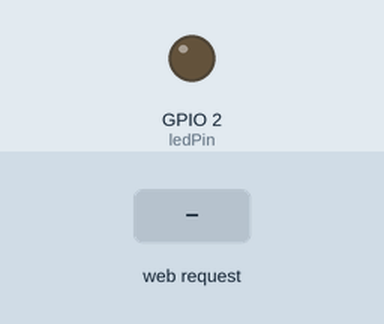
A program run on a simulated ESP32. Parts: output pins drawn as LEDs (lit = HIGH). The test bench sets the inputs (shaded band). WiFi joins after 1.5 s; servers stay silent unless stated; storage starts empty; what the program prints to the serial monitor is not drawn.

Above: at 3.2 s.
3.3 s: HTTP request GET /on received
At 4.4 s:
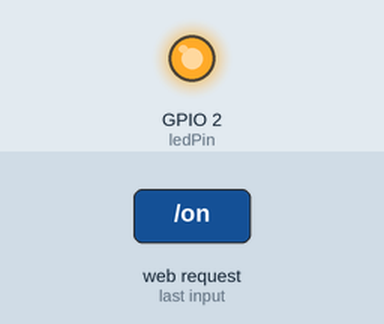
4.8 s: HTTP request GET /off received
At 5.6 s:
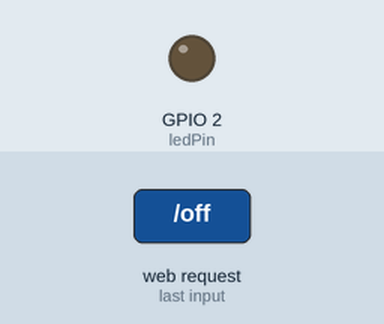
Timing chart, 0 to 7.8 s (numbered marks = the images above; inputs shaded):
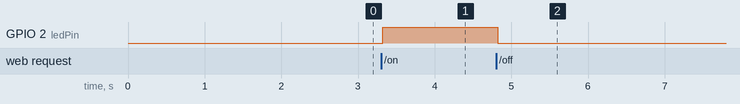

The program:

main.cpp
```cpp
#include <Arduino.h>
#include <ESPAsyncWebServer.h>
#include <SPIFFS.h>

// const char *ssid = "Nom du réseau";
// const char *password = "Mot de passe";

const char *ssid = "BTS_CIEL";
const char *password = "ERIR1234";

// Set LED GPIO
const int ledPin = 2;
// Stores LED state
String ledState;
// Create AsyncWebServer object on port 80
AsyncWebServer server(80);
// Replaces placeholder with LED state value
String processor(const String &var)
{
    Serial.println(var);
    if (var == "STATE")
    {
        if (digitalRead(2))
        {
            ledState = "MARCHE";
        }
        else
        {
            ledState = "ARRET";
        }
        Serial.print(ledState);
        return ledState;
    }
    return String();
}
void setup()
{
    // Serial port for debugging purposes
    Serial.begin(9600);
    pinMode(2, OUTPUT);
    // Initialize SPIFFS
    if (!SPIFFS.begin(true))
    {
        Serial.println("An Error has occurred while mounting SPIFFS");
        return;
    }
    // Connect to Wi-Fi
    WiFi.begin(ssid, password);
    while (WiFi.status() != WL_CONNECTED)
    {
        delay(1000);
        Serial.println("Connecting to WiFi..");
    }
    // Print ESP32 Local IP Address
    Serial.println(WiFi.localIP());
    // Route for root / web page
    server.on("/", HTTP_GET, [](AsyncWebServerRequest *request)
              { request->send(SPIFFS, "/index.html", String(), false, processor); });
    // Route to load style.css file
    server.on("/style.css", HTTP_GET, [](AsyncWebServerRequest *request)
              { request->send(SPIFFS, "/style.css", "text/css"); });
    // Route to set GPIO to HIGH
    server.on("/on", HTTP_GET, [](AsyncWebServerRequest *request)
              {
digitalWrite(ledPin, HIGH);
request->send(SPIFFS, "/index.html", String(), false, processor); });
    // Route to set GPIO to LOW
    server.on("/off", HTTP_GET, [](AsyncWebServerRequest *request)
              {
digitalWrite(ledPin, LOW);
request->send(SPIFFS, "/index.html", String(), false, processor); });
    // Start server
    server.begin();
}
void loop()
{
}
```

Measured:
- after the input at 3.3 s, GPIO 2 (ledPin): LOW → HIGH at once
- after the input at 4.8 s, GPIO 2 (ledPin): HIGH → LOW at once
